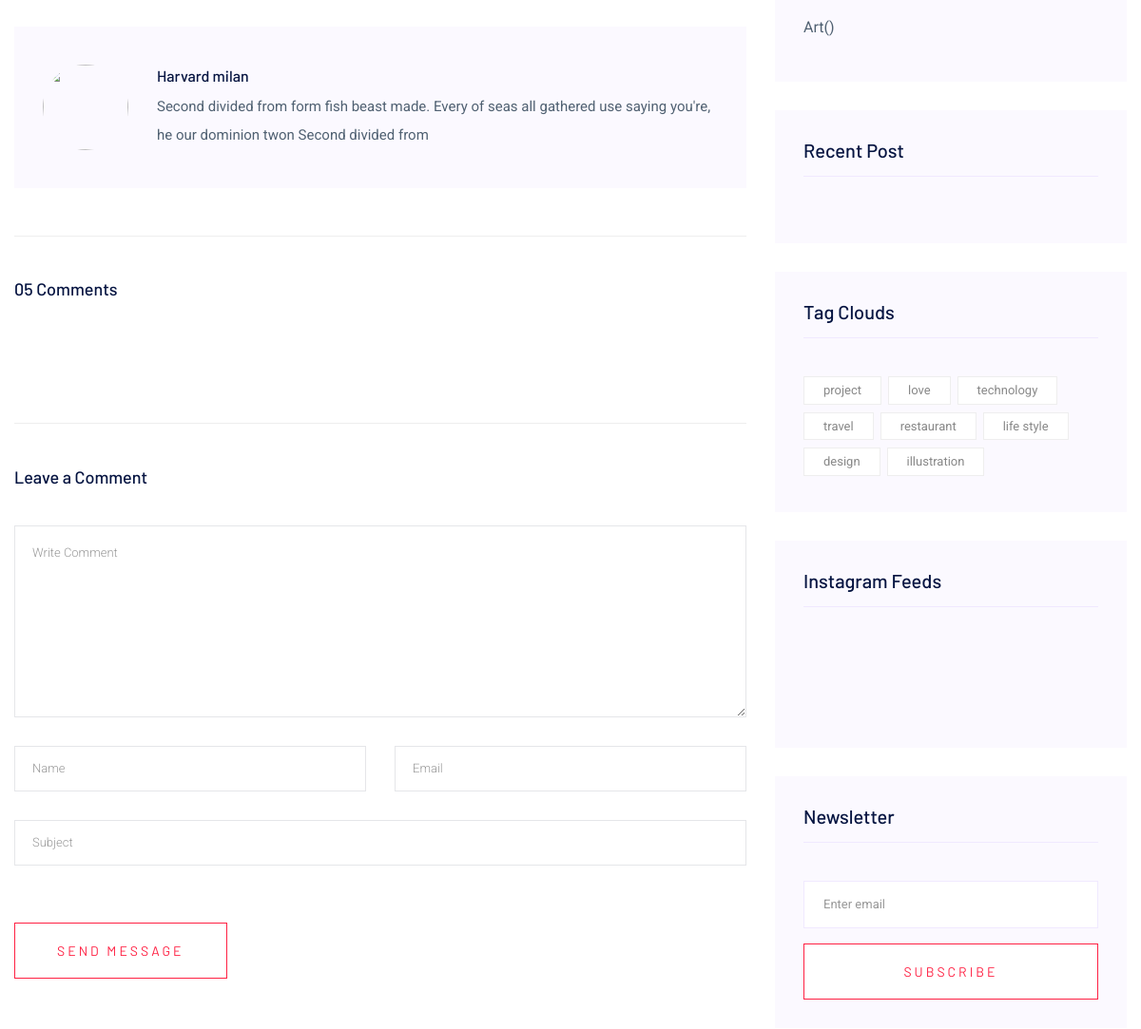
The page /news/news-detail/2/ (middle part) on the database as committed earlier.
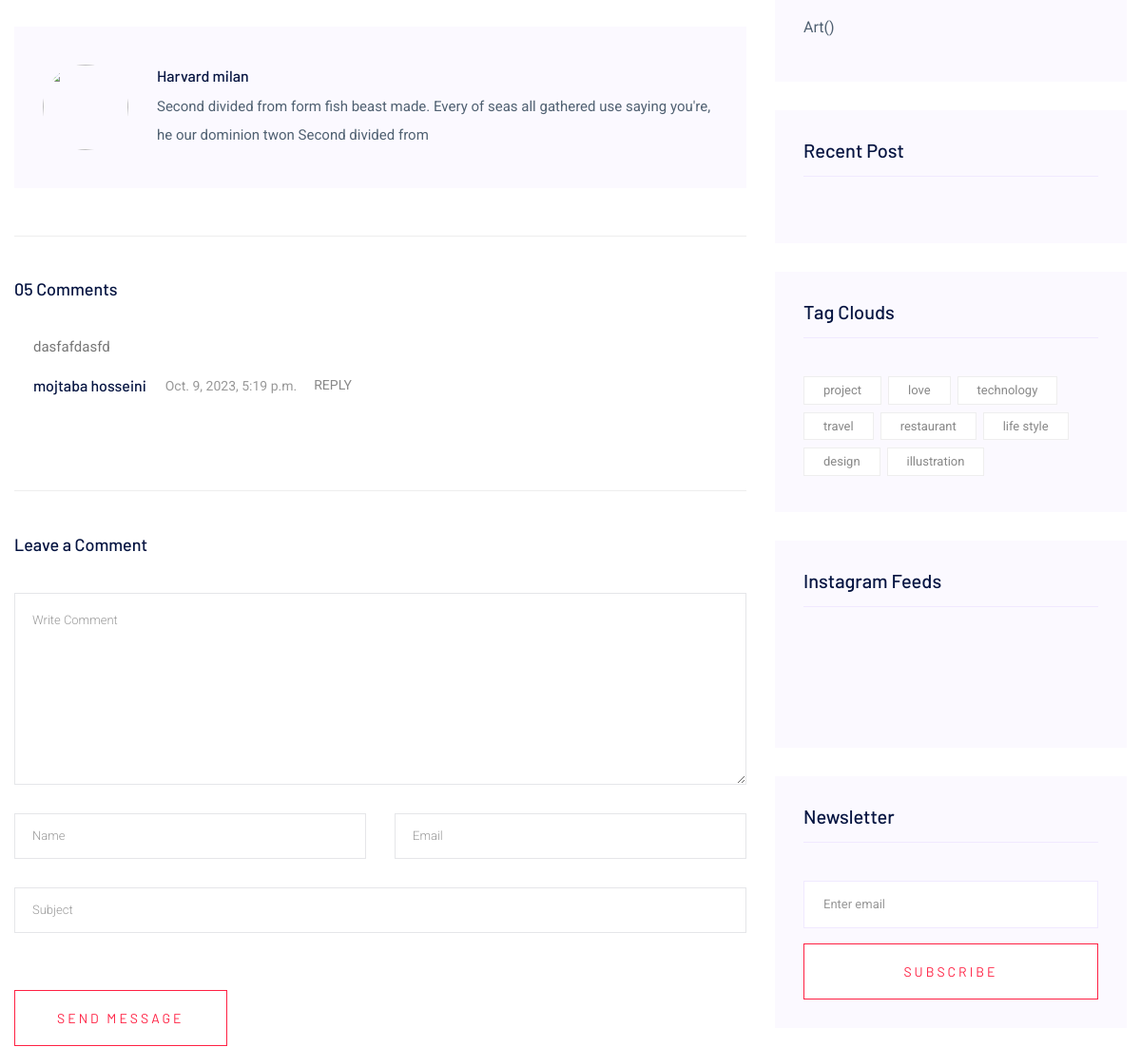
The same page on the database as committed later.
### news/models.py (models this page shows, shortened)
class Comment(models.Model):
    post=models.ForeignKey(News,on_delete=models.CASCADE)
    name=models.CharField(max_length=255)
    email=models.EmailField()
    subject=models.CharField(max_length=255)
    message=models.TextField()
    created_time=models.DateTimeField(auto_now_add=True)
    Active=models.BooleanField(default=False)
    class Meta:
        ordering=['-created_time']

### news/views.py (the view)
# urls.py: path('news-detail/<int:num>/',views.detail_news , name='detail'),
def detail_news(request,num):
    if request.method=='POST':
        form=CommentForm(request.POST)
        if form.is_valid():
            form.save()
            return redirect('/')
    form=CommentForm()
    news = News.objects.get(pk=num)
    comments=Comment.objects.filter(post=news,Active=1)
    return render(request , "news/blog_details.html",{"news":news , "comments" : comments , "form" : form})

### news/forms.py
class CommentForm(forms.ModelForm):
    class Meta:
        model=Comment
        fields=['post','name','email','subject','message']

### templates/news/blog_details.html (shortened to what the changed rows need)
{% extends "base/base.html" %}
{% load static %}
{% block head %}
<!doctype html>
<html class="no-js" lang="zxx">
<head>
   <link rel="stylesheet" href="{% static 'assets/css/bootstrap.min.css' %}">
   <link rel="stylesheet" href="{% static 'assets/css/owl.carousel.min.css' %}">
   <link rel="stylesheet" href="{% static 'assets/css/ticker-style.css' %}">
   <link rel="stylesheet" href="{% static 'assets/css/flaticon.css' %}">
   <link rel="stylesheet" href="{% static 'assets/css/slicknav.css' %}">
   <link rel="stylesheet" href="{% static 'assets/css/animate.min.css' %}">
   <link rel="stylesheet" href="{% static 'assets/css/magnific-popup.css' %}">
   <link rel="stylesheet" href="{% static 'assets/css/fontawesome-all.min.css' %}">
   <link rel="stylesheet" href="{% static 'assets/css/themify-icons.css' %}">
   <link rel="stylesheet" href="{% static 'assets/css/slick.css' %}">
   <link rel="stylesheet" href="{% static 'assets/css/nice-select.css' %}">
   <link rel="stylesheet" href="{% static 'assets/css/style.css' %}">
</head>
{% endblock head %}
{% block content %}
<main>
   <section class="blog_area single-post-area section-padding">
      <div class="container">
         <div class="row">
            <div class="col-lg-8 posts-list">
               <div class="comments-area">
               {% for comment in comments %}
                  <div class="comment-list">
                     <div class="single-comment justify-content-between d-flex">
                        <div class="user justify-content-between d-flex">
                           <div class="desc">
                              <p class="comment">
                                 {{comment.message}}
                              </p>
                              <div class="d-flex justify-content-between">
                                 <div class="d-flex align-items-center">
                                    <h5>
                                       <a href="#">{{comment.name}}</a>
                                    </h5>
                                    <p class="date">{{comment.created_time}}</p>
                                 </div>
                                 <div class="reply-btn">
                                    <a href="#" class="btn-reply text-uppercase">reply</a>
                                 </div>
                              </div>
                           </div>
                        </div>
                     </div>
                  </div>
               {% endfor %}
               </div>
            </div>
         </div>
      </div>
   </section>
</main>
{% endblock content %}
{% block js %}
</body>
</html>
{% endblock js %}

Rows that differ between the two databases and show on the page:
added Comment: message "dasfafdasfd", name "mojtaba hosseini", created_time "Oct. 9, 2023, 5:19 p.m."
